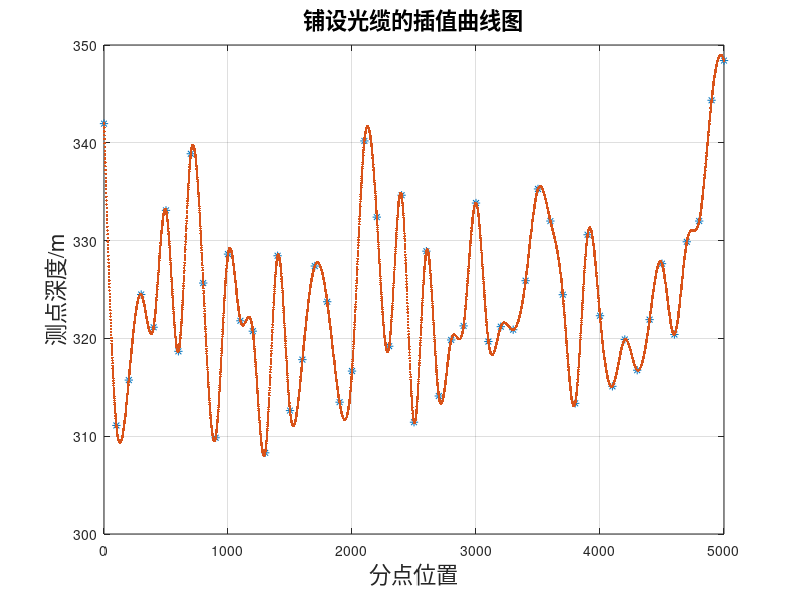

The MATLAB source for this figure:
clear;                                                                     %清除数据空间
clc;                                                                       %清除窗口命令
%% 系统开始
x = 0:100:5000;                                                            %创建探测点位置
X = 0:1:5000;                                                              %将插值点存储在X中
y = [341.96,311.10,315.74,324.49,321.14,333.09,318.68,338.88,325.66...
    ,309.84,328.62,321.80,320.74,308.30,328.45,312.62,317.83,327.40...
    ,323.75,313.48,316.66,340.19,332.40,319.20,334.64,311.43,328.92...
    ,314.11,319.84,321.28,333.84,319.68,321.20,320.89,325.90,335.28...
    ,332.00,324.47,313.36,330.60,322.32,315.10,319.89,316.75,321.92...
    ,327.64,320.40,329.88,332.00,344.35,348.41];                           %深度数据
n = length(x);                                                             %数据点个数
N = length(X);                                                             %待求插值点值的个数
M = y;

for k = 2:3   
    for i = n:-1:k
        M(i) = (M(i)-M(i-1))/(x(i)-x(i-k+1));   
    end
end

h(1) = x(2) - x(1);

for i = 2:n-1
    h(i) = x(i)-x(i-1);
    c(i) = h(i)/(h(i)+h(i-1));                                             %Lamda_i
    a(i) = 1-c(i);                                                         %mu_i
    b(i) = 2;                                                              %对角线值
    d(i) = M(i+1)*6;
end

M(1) = 0;                                                                  %边界条件
M(n) = 0;
c(1) = 0;
a(1) = 0;
d(1) = 0;
d(n) = 0;
b(1) = 2;

U(1) = b(1);                                                               %进行LU分解设置
Y(1) = d(1);

%% LU分解
for k = 2:n-1
    l(k) = a(k)/U(k-1);
    U(k) = b(k)-l(k)*c(k-1);
    Y(k) = d(k)-l(k)*Y(k-1);
end

M(n) = Y(n-1)/U(n-1);

for k = n-1:-1:1
    M(k) = (Y(k)-c(k)*M(k+1))/U(k);                                        %追赶法求样条参数
end

%% 插值多项式计算
s = zeros(1,N);                                                            %为s定义一个行向量

for m = 1:N
    k = 1;                                                                 %判断插值点是否大于下一数据点
    for i = 2:n-1
        if X(m) <= x(i)
            k = i-1;
            break;
        else
            k = i;
        end 
    end
    
    H = x(k+1)-x(k);                                                       %求两数据点区间长度
    x1 = x(k+1)-X(m);                                                      %后向数据点与该插值点区间长
    x2 = X(m)-x(k);                                                        %前向插值点与该插值点区间长
    s(m) = (M(k)*(x1^3)/(H*6)+M(k+1)*(x2^3)/(6*H)+(y(k)...
        -(M(k)*(H^2)/6))*x1/H+(y(k+1)-(M(k+1)*(...
        H^2)/6))*x2/H);                                                    %利用插值公式计算每个插值点的值

end

%% 绘图及长度计算
L = 0;                                                                     %创建一个变量

for i = 2:N
    L = L+sqrt((X(i)-X(i-1))^2+(s(i)-s(i-1))^2);                           %计算两个插值点之间的长度(勾股定理)
end

disp('所需光缆长度为L=');                                                   %在命令窗口显示一行字
disp(L);                                                                   %在命令行窗口给出L答案
figure
plot(x,y,'*',X,s,'.');                                                     %"*"为数据点，"."为插值点
xlabel('分点位置','fontsize',16);
ylabel('测点深度/m','fontsize',16);
title('铺设光缆的插值曲线图','fontsize',16);
grid on;